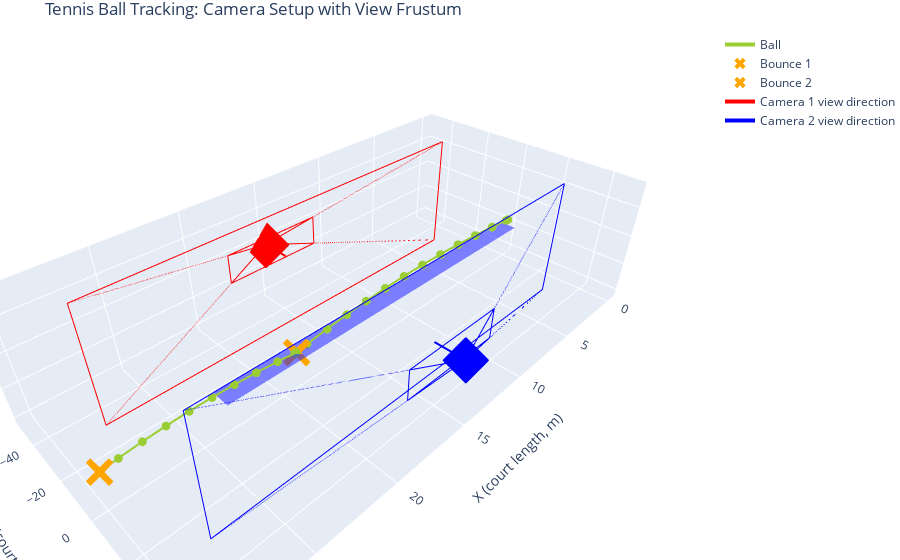

The cell this chart's notebook holds for it:
### Code cell
import numpy as np
import plotly.graph_objects as go

# 3D visualization of cameras and trajectory with proper view frustum
fig = go.Figure()

# Draw tennis court and ball trajectory
scene.draw_court(fig)
scene.plot_ball_trajectory(fig, x)  # assumes this names its trace “Ball” or similar

# Add bounce points
for i, bounce in enumerate(model.x_impact):
    fig.add_trace(go.Scatter3d(
        x=[bounce[0]],
        y=[bounce[1]],
        z=[bounce[2]],
        mode='markers',
        marker=dict(size=10, color='orange', symbol='x'),
        name=f'Bounce {i+1}',
        showlegend=True
    ))

def draw_camera_frustum(fig, cam, color, cam_name, near_plane=5, far_plane=25):
    pos = cam.C.flatten()
    R_inv = cam.R.T

    # camera center (no legend)
    fig.add_trace(go.Scatter3d(
        x=[pos[0]], y=[pos[1]], z=[pos[2]],
        mode='markers',
        marker=dict(size=12, color=color, symbol='diamond'),
        showlegend=False
    ))

    # frustum planes at near and far (no legend)
    planes = []
    for depth in (near_plane, far_plane):
        w = depth * cam.image_size[0] / cam.f
        h = depth * cam.image_size[1] / cam.f
        corners_cam = np.array([
            [-w/2, -h/2, -depth],
            [ w/2, -h/2, -depth],
            [ w/2,  h/2, -depth],
            [-w/2,  h/2, -depth],
        ])
        plane_world = [(R_inv @ c.reshape(3,1) + cam.C).flatten() for c in corners_cam]
        planes.append(np.array(plane_world))

    # edges
    for i in range(4):
        # near→far
        fig.add_trace(go.Scatter3d(
            x=[planes[0][i,0], planes[1][i,0]],
            y=[planes[0][i,1], planes[1][i,1]],
            z=[planes[0][i,2], planes[1][i,2]],
            mode='lines',
            line=dict(color=color, width=2, dash='dot'),
            showlegend=False
        ))
        # center→near
        fig.add_trace(go.Scatter3d(
            x=[pos[0], planes[0][i,0]],
            y=[pos[1], planes[0][i,1]],
            z=[pos[2], planes[0][i,2]],
            mode='lines',
            line=dict(color=color, width=2),
            showlegend=False
        ))

    # outlines of near & far
    for plane in planes:
        loop = np.vstack([plane, plane[0]])
        fig.add_trace(go.Scatter3d(
            x=loop[:,0],
            y=loop[:,1],
            z=loop[:,2],
            mode='lines',
            line=dict(color=color, width=2),
            showlegend=False
        ))

    # optical axis → “view direction”
    mid = (near_plane + far_plane) / 2
    end = (R_inv @ np.array([0, 0, -mid]).reshape(3,1) + cam.C).flatten()
    fig.add_trace(go.Scatter3d(
        x=[pos[0], end[0]],
        y=[pos[1], end[1]],
        z=[pos[2], end[2]],
        mode='lines',
        line=dict(color=color, width=4),
        name=f"{cam_name} view direction",
        showlegend=True
    ))

# draw cameras
colors = ['red', 'blue']
for i, cam in enumerate(cameras):
    draw_camera_frustum(
        fig, cam, colors[i], f"Camera {i+1}",
        near_plane=5, far_plane=20
    )

scene.show_scene(fig)
fig.update_layout(title='Tennis Ball Tracking: Camera Setup with View Frustum')
fig.show()

### Figure 1 — Plotly figure (JSON) as saved in the notebook; plotly's stock layout.template omitted (floating-point values rounded to 4 significant figures)
{"data": [{"colorscale": [[0, "blue"], [1, "blue"]], "name": "Court", "opacity": 0.5, "showscale": false, "type": "surface", "x": [[0.0, 23.77], [0.0, 23.77]], "y": [[-4.115, -4.115], [4.115, 4.115]], "z": [[0.0, 0.0], [0.0, 0.0]]}, {"line": {"width": 4}, "marker": {"color": "yellowgreen", "size": 3}, "mode": "lines+markers", "name": "Ball", "type": "scatter3d", "x": [0.0, 0.001731, 0.01904, 0.1918, 1.888, 3.781, 5.607, 7.372, 9.079, 10.73, 12.34, 13.89, 15.4, 16.87, 18.29, 19.03, 19.03, 19.04, 19.16, 20.27, 21.6, 22.9, 24.16, 25.4, 26.61, 27.79, 28.95, 29.83], "y": [0.0, 0.0, 0.0, 0.0, 0.0, 0.0, 0.0, 0.0, 0.0, 0.0, 0.0, 0.0, 0.0, 0.0, 0.0, 0.0, 0.0, 0.0, 0.0, 0.0, 0.0, 0.0, 0.0, 0.0, 0.0, 0.0, 0.0, 0.0], "z": [1.0, 1.0, 1.005, 1.048, 1.427, 1.761, 1.987, 2.108, 2.129, 2.053, 1.883, 1.621, 1.27, 0.8324, 0.3107, -5.551e-17, 0.001, 0.004602, 0.04021, 0.3565, 0.6477, 0.8347, 0.9202, 0.9068, 0.7967, 0.5921, 0.2952, -4.996e-16]}, {"marker": {"color": "orange", "size": 10, "symbol": "x"}, "mode": "markers", "name": "Bounce 1", "showlegend": true, "type": "scatter3d", "x": [19.03], "y": [0], "z": [-5.551e-17]}, {"marker": {"color": "orange", "size": 10, "symbol": "x"}, "mode": "markers", "name": "Bounce 2", "showlegend": true, "type": "scatter3d", "x": [29.83], "y": [0], "z": [-4.996e-16]}, {"marker": {"color": "red", "size": 12, "symbol": "diamond"}, "mode": "markers", "showlegend": false, "type": "scatter3d", "x": [14.92], "y": [-50], "z": [4]}, {"line": {"color": "red", "dash": "dot", "width": 2}, "mode": "lines", "showlegend": false, "type": "scatter3d", "x": [11.72, 2.116], "y": [-45, -30], "z": [1.6, -5.6]}, {"line": {"color": "red", "width": 2}, "mode": "lines", "showlegend": false, "type": "scatter3d", "x": [14.92, 11.72], "y": [-50, -45], "z": [4, 1.6]}, {"line": {"color": "red", "dash": "dot", "width": 2}, "mode": "lines", "showlegend": false, "type": "scatter3d", "x": [18.12, 27.72], "y": [-45, -30], "z": [1.6, -5.6]}, {"line": {"color": "red", "width": 2}, "mode": "lines", "showlegend": false, "type": "scatter3d", "x": [14.92, 18.12], "y": [-50, -45], "z": [4, 1.6]}, {"line": {"color": "red", "dash": "dot", "width": 2}, "mode": "lines", "showlegend": false, "type": "scatter3d", "x": [18.12, 27.72], "y": [-45, -30], "z": [6.4, 13.6]}, {"line": {"color": "red", "width": 2}, "mode": "lines", "showlegend": false, "type": "scatter3d", "x": [14.92, 18.12], "y": [-50, -45], "z": [4, 6.4]}, {"line": {"color": "red", "dash": "dot", "width": 2}, "mode": "lines", "showlegend": false, "type": "scatter3d", "x": [11.72, 2.116], "y": [-45, -30], "z": [6.4, 13.6]}, {"line": {"color": "red", "width": 2}, "mode": "lines", "showlegend": false, "type": "scatter3d", "x": [14.92, 11.72], "y": [-50, -45], "z": [4, 6.4]}, {"line": {"color": "red", "width": 2}, "mode": "lines", "showlegend": false, "type": "scatter3d", "x": [11.72, 18.12, 18.12, 11.72, 11.72], "y": [-45.0, -45.0, -45.0, -45.0, -45.0], "z": [1.6, 1.6, 6.4, 6.4, 1.6]}, {"line": {"color": "red", "width": 2}, "mode": "lines", "showlegend": false, "type": "scatter3d", "x": [2.116, 27.72, 27.72, 2.116, 2.116], "y": [-30.0, -30.0, -30.0, -30.0, -30.0], "z": [-5.6, -5.6, 13.6, 13.6, -5.6]}, {"line": {"color": "red", "width": 4}, "mode": "lines", "name": "Camera 1 view direction", "showlegend": true, "type": "scatter3d", "x": [14.92, 14.92], "y": [-50, -37.5], "z": [4, 4.0]}, {"marker": {"color": "blue", "size": 12, "symbol": "diamond"}, "mode": "markers", "showlegend": false, "type": "scatter3d", "x": [14.92], "y": [50], "z": [4]}, {"line": {"color": "blue", "dash": "dot", "width": 2}, "mode": "lines", "showlegend": false, "type": "scatter3d", "x": [11.72, 2.116], "y": [45, 30], "z": [6.4, 13.6]}, {"line": {"color": "blue", "width": 2}, "mode": "lines", "showlegend": false, "type": "scatter3d", "x": [14.92, 11.72], "y": [50, 45], "z": [4, 6.4]}, {"line": {"color": "blue", "dash": "dot", "width": 2}, "mode": "lines", "showlegend": false, "type": "scatter3d", "x": [18.12, 27.72], "y": [45, 30], "z": [6.4, 13.6]}, {"line": {"color": "blue", "width": 2}, "mode": "lines", "showlegend": false, "type": "scatter3d", "x": [14.92, 18.12], "y": [50, 45], "z": [4, 6.4]}, {"line": {"color": "blue", "dash": "dot", "width": 2}, "mode": "lines", "showlegend": false, "type": "scatter3d", "x": [18.12, 27.72], "y": [45, 30], "z": [1.6, -5.6]}, {"line": {"color": "blue", "width": 2}, "mode": "lines", "showlegend": false, "type": "scatter3d", "x": [14.92, 18.12], "y": [50, 45], "z": [4, 1.6]}, {"line": {"color": "blue", "dash": "dot", "width": 2}, "mode": "lines", "showlegend": false, "type": "scatter3d", "x": [11.72, 2.116], "y": [45, 30], "z": [1.6, -5.6]}, {"line": {"color": "blue", "width": 2}, "mode": "lines", "showlegend": false, "type": "scatter3d", "x": [14.92, 11.72], "y": [50, 45], "z": [4, 1.6]}, {"line": {"color": "blue", "width": 2}, "mode": "lines", "showlegend": false, "type": "scatter3d", "x": [11.72, 18.12, 18.12, 11.72, 11.72], "y": [45.0, 45.0, 45.0, 45.0, 45.0], "z": [6.4, 6.4, 1.6, 1.6, 6.4]}, {"line": {"color": "blue", "width": 2}, "mode": "lines", "showlegend": false, "type": "scatter3d", "x": [2.116, 27.72, 27.72, 2.116, 2.116], "y": [30.0, 30.0, 30.0, 30.0, 30.0], "z": [13.6, 13.6, -5.6, -5.6, 13.6]}, {"line": {"color": "blue", "width": 4}, "mode": "lines", "name": "Camera 2 view direction", "showlegend": true, "type": "scatter3d", "x": [14.92, 14.92], "y": [50, 37.5], "z": [4, 4.0]}], "layout": {"margin": {"b": 0, "l": 0, "r": 0, "t": 30}, "scene": {"aspectmode": "manual", "aspectratio": {"x": 2, "y": 1, "z": 0.5}, "xaxis": {"title": {"text": "X (court length, m)"}}, "yaxis": {"title": {"text": "Y (court width, m)"}}, "zaxis": {"title": {"text": "Z (height, m)"}}}, "title": {"text": "Tennis Ball Tracking: Camera Setup with View Frustum"}}}
